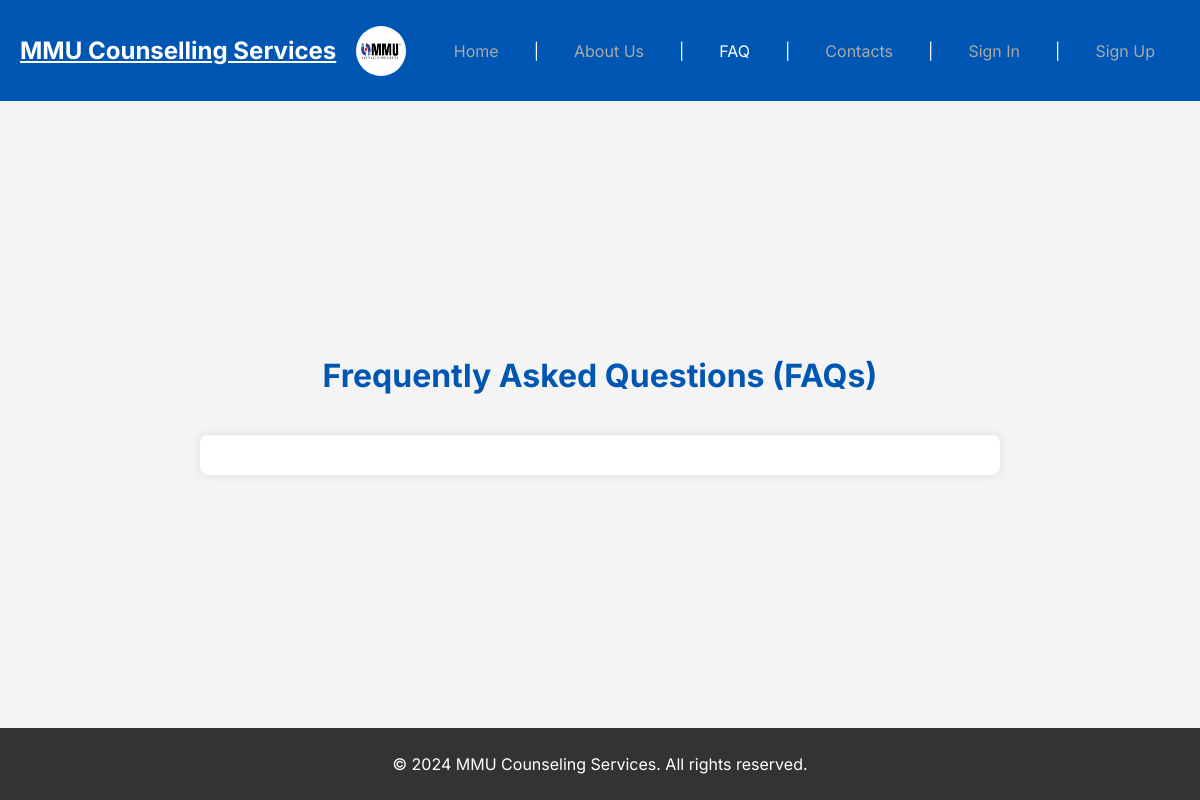
The app's page /faq_management/faq.php, older data.
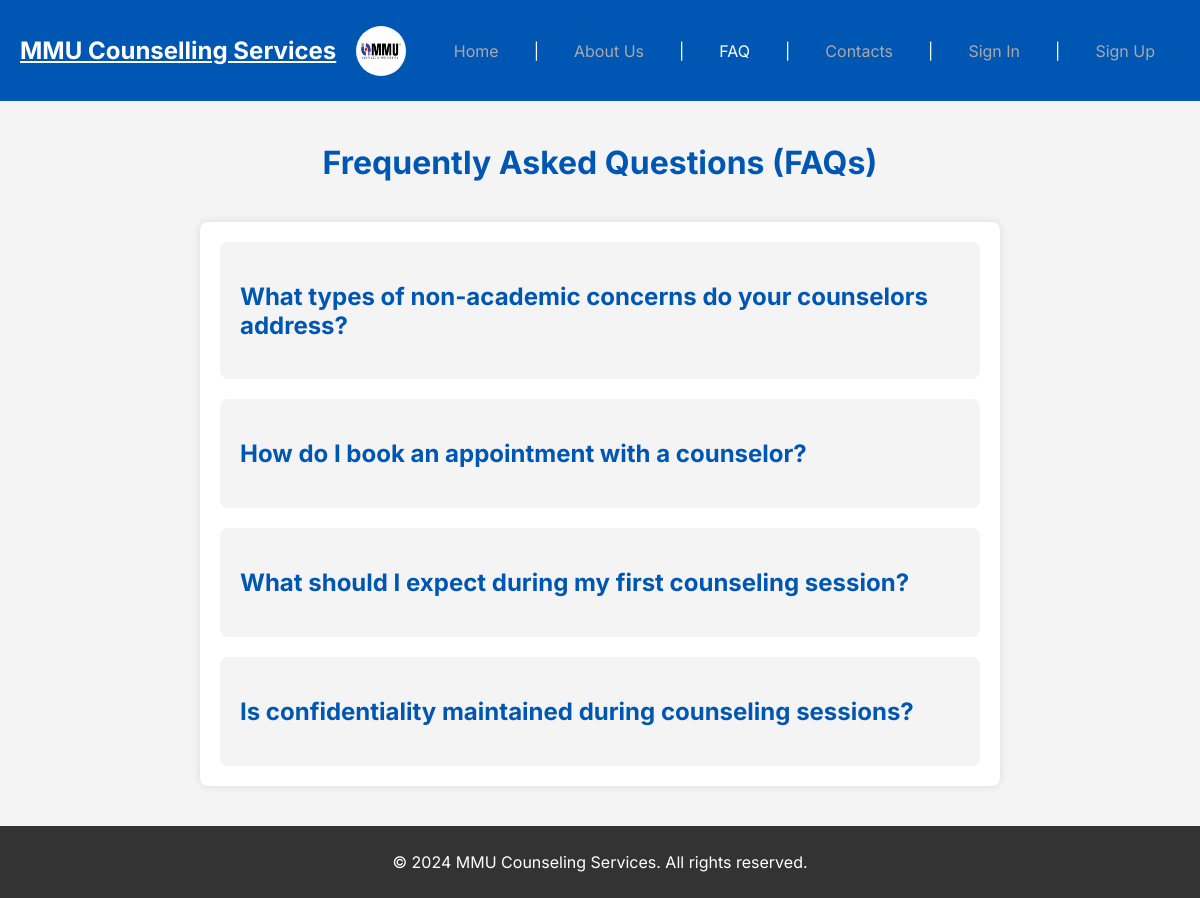
The same page, newer data.
### tables this page shows
CREATE TABLE faqs (
    id INT AUTO_INCREMENT PRIMARY KEY,
    question VARCHAR(255) NOT NULL,
    answer TEXT NOT NULL
);

### faq_management/faq.php (the view, shortened to what this page needs)
<?php
require_once("../includes/header.php");
$conn = OpenConnection();
?>
<div class="container">
<h1 class="h1-faq">Frequently Asked Questions (FAQs)</h1>
    <section class="faq">
        <div class="faq-section">
            <?php
            $query = "SELECT * FROM faqs";
            $result = mysqli_query($conn, $query);
            if ($result) {
                while ($row = mysqli_fetch_assoc($result)) {
                    $id = $row['id'];
                    $question = htmlspecialchars($row['question']);
                    echo "<div class='faq-item'>";
                    echo "<a href='#faq$id' class='faq-question'><h2>$question</h2></a>";
                    echo "</div>";
                }
            } else {
                echo "<p>Unable to fetch FAQs at the moment. Please try again later.</p>";
            }
            ?>
        </div>
    </section>
</div>
<?php require_once("../includes/footer.php"); ?>

### includes/header.php (shortened to what this page needs)
<!DOCTYPE html>
<html>
<head>
    <link rel="stylesheet" type="text/css" href="/Web-Development-Course/assets/css/style.css">
    <link rel="stylesheet" type="text/css" href="/Web-Development-Course/assets/css/nav.css">
</head>
<body>
    <header>
        <div class="nav-container">
            <a class="ref-container" href="/Web-Development-Course/index.php">
                <h1 style="color:white; font-size: 1.5rem;">MMU Counselling Services</h1>
                <img class="mmu-logo" src="/Web-Development-Course/assets/images/Multimedia_University_Logo.jpg" alt="MMU Logo" />
            </a>
            <nav>
                <ul>
                    <li><a class="<?= basename($_SERVER['PHP_SELF']) == 'index.php' ? 'active' : '' ?>"
                            href="/Web-Development-Course/index.php">Home</a></li>
                    <li>|</li>
                    <li><a class="<?= basename($_SERVER['PHP_SELF']) == 'aboutus.php' ? 'active' : '' ?>"
                            href="/Web-Development-Course/aboutus.php">About Us</a></li>
                    <li>|</li>
                    <li><a class="<?= basename($_SERVER['PHP_SELF']) == 'faq.php' ? 'active' : '' ?>"
                            href="/Web-Development-Course/faq_management/faq.php">FAQ</a></li>
                    <li>|</li>
                    <li><a class="<?= basename($_SERVER['PHP_SELF']) == 'contacts.php' ? 'active' : '' ?>"
                            href="/Web-Development-Course/contacts.php">Contacts</a></li>
                    <li>|</li>
                    <li><a class="<?= basename($_SERVER['PHP_SELF']) == 'signin.php' ? 'active' : '' ?>"
                            href="/Web-Development-Course/authentication/signin.php">Sign In</a></li>
                    <li>|</li>
                    <li><a class="<?= basename($_SERVER['PHP_SELF']) == 'signup.php' ? 'active' : '' ?>"
                            href="/Web-Development-Course/authentication/signup.php">Sign Up</a></li>
                </ul>
            </nav>
        </div>
    </header>

### includes/footer.php
<footer>
        <p>&copy; 2024 MMU Counseling Services. All rights reserved.</p>
</footer>
</body>
</html>

### assets/css/style.css (style rules this page uses)
* { box-sizing: border-box; }
body { font-family: "Inter", sans-serif; background-color: #f4f4f4; color: #333; margin: 0; padding: 0; display: flex; flex-direction: column; justify-content: space-between; min-height: 100vh; }
.container { display: flex; flex-direction: column; justify-content: center; align-items: center; width: 100%; flex-grow: 1; }
header { background-color: #0056b3; color: #fff; padding: 20px; text-align: center; width: 100%; flex-shrink: 0; }
footer { background-color: #333; color: #fff; text-align: center; padding: 10px; width: 100%; min-height: 5vh; margin-top: auto; flex-shrink: 0; }
h2 { color: #0056b3; }
.nav-container { display: flex; justify-content: space-between; align-items: center; text-align: center; }
nav ul { display: flex; justify-content: center; align-items: center; list-style-type: none; padding: 0; margin: 0; }
nav ul li { margin: 0 15px; }
nav ul li a { color: #fff; text-decoration: none; }
nav ul li a.active { color: darkgrey; text-decoration: none; }
.faq { padding: 20px; background-color: #fff; border-radius: 8px; box-shadow: 0 0 10px rgba(0, 0, 0, 0.1); max-width: 800px; min-width: 800px; margin: 20px auto; }
.h1-faq { text-align: center; color: #0056b3; margin-bottom: 20px; }
.faq-section { display: flex; flex-direction: column; gap: 20px; }
.faq-question { cursor: pointer; text-decoration: none; }
.container { max-width: 1200px; margin: auto; padding: 20px; }
.mmu-logo { width: 50px; height: 50px; margin: 0 auto; display: block; border-radius: 100%; }
.ref-container { display: flex; justify-content: center; align-items: center; gap: 20px; color: #ffffff; }

### assets/css/nav.css (style rules this page uses)
nav ul { list-style: none; padding: 0; margin: 0; display: flex; align-items: center; }
nav ul li { margin: 0 10px; }
nav ul li a { text-decoration: none; color: darkgrey; font-size: 16px; padding: 10px 15px; border-radius: 5px; transition: background-color 0.3s ease, color 0.3s ease, transform 0.3s ease; position: relative; display: inline-block; }
nav ul li a:before { content: ''; position: absolute; width: 0; height: 3px; bottom: 0; left: 50%; background-color: #1e9113; visibility: hidden; transition: all 0.3s ease-in-out; border-radius: 5px; }
nav ul li a.active { color: white; background-color: #0056b3; border-radius: 5px; }

Row changes from the older to the newer data that the page shows:
added faqs: question "What types of non-academic concerns do your counselors address?"
added faqs: question "How do I book an appointment with a counselor?"
added faqs: question "What should I expect during my first counseling session?"
added faqs: question "Is confidentiality maintained during counseling sessions?"
